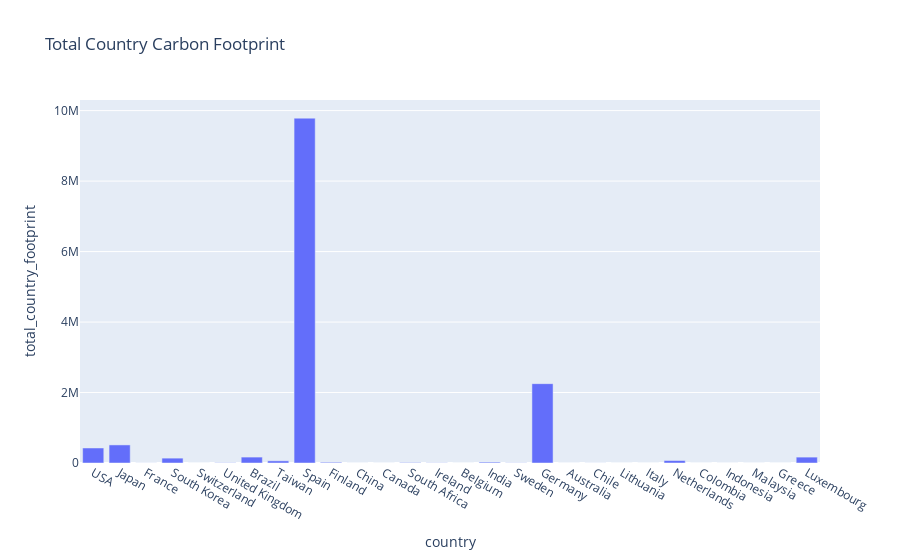

The cell this chart's notebook holds for it:
### Code cell
# Plotting the above result 
fig1 = px.bar(df, x="country", y="total_country_footprint", orientation='v', title='Total Country Carbon Footprint')
fig1.show()

### Figure 1 — Plotly figure (JSON) as saved in the notebook; plotly's stock layout.template omitted (floating-point values rounded to 4 significant figures)
{"data": [{"alignmentgroup": "True", "hovertemplate": "country=%{x}<br>total_country_footprint=%{y}<extra></extra>", "legendgroup": "", "marker": {"color": "#636efa", "pattern": {"shape": ""}}, "name": "", "offsetgroup": "", "orientation": "v", "showlegend": false, "textposition": "auto", "type": "bar", "x": ["USA", "Japan", "France", "South Korea", "Switzerland", "United Kingdom", "Brazil", "Taiwan", "Spain", "Finland", "China", "Canada", "South Africa", "Ireland", "Belgium", "India", "Sweden", "Germany", "Australia", "Chile", "Lithuania", "Italy", "Netherlands", "Colombia", "Indonesia", "Malaysia", "Greece", "Luxembourg"], "xaxis": "x", "y": [425979, 513208, 1594, 137798, 139, 6566, 167583, 61408, 9786127, 20824, 143, 382, 12312, 5130, 8, 24574, 4533, 2251225, 239, 1555, 0, 18, 70417, 0, 721, 235, 1, 167000], "yaxis": "y"}], "layout": {"barmode": "relative", "legend": {"tracegroupgap": 0}, "title": {"text": "Total Country Carbon Footprint"}, "xaxis": {"anchor": "y", "domain": [0, 1], "title": {"text": "country"}}, "yaxis": {"anchor": "x", "domain": [0, 1], "title": {"text": "total_country_footprint"}}}}
